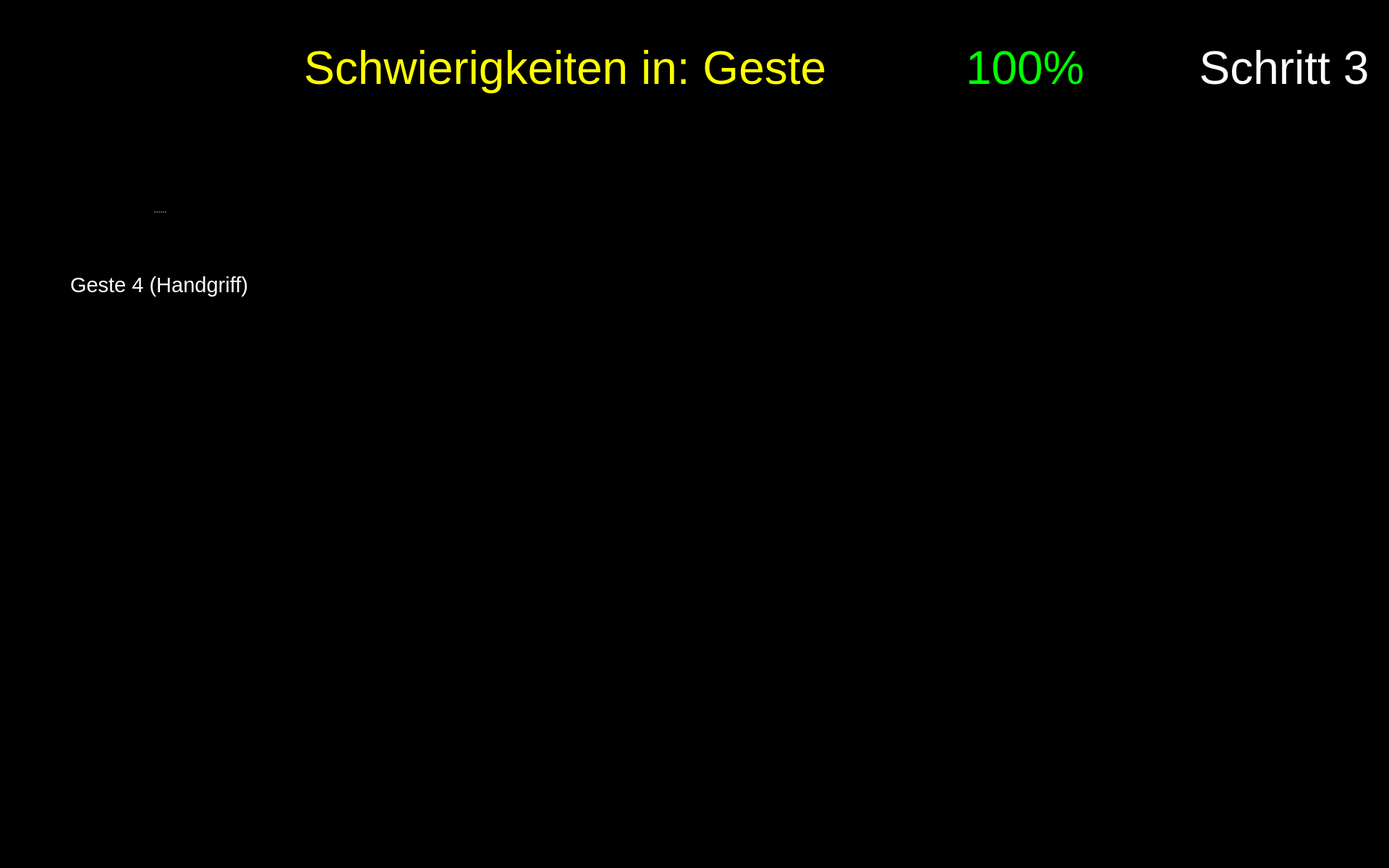
<?xml version="1.0" encoding="UTF-8"?>
<ui version="4.0">
 <class>Form</class>
 <widget class="QWidget" name="Form">
  <property name="geometry">
   <rect>
    <x>0</x>
    <y>0</y>
    <width>1920</width>
    <height>1200</height>
   </rect>
  </property>
  <property name="maximumSize">
   <size>
    <width>1920</width>
    <height>1200</height>
   </size>
  </property>
  <property name="windowTitle">
   <string>Form</string>
  </property>
  <property name="styleSheet">
   <string notr="true">background-color: rgb(0, 0, 0);</string>
  </property>
  <widget class="QPushButton" name="button_nav_left">
   <property name="enabled">
    <bool>true</bool>
   </property>
   <property name="geometry">
    <rect>
     <x>800</x>
     <y>560</y>
     <width>150</width>
     <height>150</height>
    </rect>
   </property>
   <property name="minimumSize">
    <size>
     <width>81</width>
     <height>81</height>
    </size>
   </property>
   <property name="maximumSize">
    <size>
     <width>150</width>
     <height>150</height>
    </size>
   </property>
   <property name="cursor">
    <cursorShape>OpenHandCursor</cursorShape>
   </property>
   <property name="focusPolicy">
    <enum>Qt::WheelFocus</enum>
   </property>
   <property name="contextMenuPolicy">
    <enum>Qt::DefaultContextMenu</enum>
   </property>
   <property name="layoutDirection">
    <enum>Qt::LeftToRight</enum>
   </property>
   <property name="autoFillBackground">
    <bool>false</bool>
   </property>
   <property name="styleSheet">
    <string notr="true"/>
   </property>
   <property name="icon">
    <iconset resource="resources/res.qrc">
     <normaloff>:/buttons/Button Left.svg</normaloff>:/buttons/Button Left.svg</iconset>
   </property>
   <property name="iconSize">
    <size>
     <width>144</width>
     <height>144</height>
    </size>
   </property>
   <property name="autoDefault">
    <bool>false</bool>
   </property>
   <property name="default">
    <bool>false</bool>
   </property>
   <property name="flat">
    <bool>true</bool>
   </property>
  </widget>
  <widget class="QPushButton" name="button_nav_right">
   <property name="enabled">
    <bool>true</bool>
   </property>
   <property name="geometry">
    <rect>
     <x>960</x>
     <y>560</y>
     <width>150</width>
     <height>150</height>
    </rect>
   </property>
   <property name="minimumSize">
    <size>
     <width>81</width>
     <height>81</height>
    </size>
   </property>
   <property name="maximumSize">
    <size>
     <width>150</width>
     <height>150</height>
    </size>
   </property>
   <property name="cursor">
    <cursorShape>OpenHandCursor</cursorShape>
   </property>
   <property name="focusPolicy">
    <enum>Qt::WheelFocus</enum>
   </property>
   <property name="contextMenuPolicy">
    <enum>Qt::DefaultContextMenu</enum>
   </property>
   <property name="layoutDirection">
    <enum>Qt::LeftToRight</enum>
   </property>
   <property name="autoFillBackground">
    <bool>false</bool>
   </property>
   <property name="styleSheet">
    <string notr="true"/>
   </property>
   <property name="icon">
    <iconset resource="resources/res.qrc">
     <normaloff>:/buttons/Button Right.svg</normaloff>:/buttons/Button Right.svg</iconset>
   </property>
   <property name="iconSize">
    <size>
     <width>144</width>
     <height>144</height>
    </size>
   </property>
   <property name="autoDefault">
    <bool>false</bool>
   </property>
   <property name="default">
    <bool>false</bool>
   </property>
   <property name="flat">
    <bool>true</bool>
   </property>
  </widget>
  <widget class="QWidget" name="widget_score" native="true">
   <property name="geometry">
    <rect>
     <x>1180</x>
     <y>20</y>
     <width>450</width>
     <height>150</height>
    </rect>
   </property>
   <widget class="QWidget" name="horizontalLayoutWidget_2">
    <property name="geometry">
     <rect>
      <x>-1</x>
      <y>-1</y>
      <width>451</width>
      <height>152</height>
     </rect>
    </property>
    <layout class="QHBoxLayout" name="horizontalLayout_2">
     <item>
      <widget class="QLabel" name="score_flag">
       <property name="enabled">
        <bool>true</bool>
       </property>
       <property name="sizePolicy">
        <sizepolicy hsizetype="Preferred" vsizetype="Preferred">
         <horstretch>0</horstretch>
         <verstretch>0</verstretch>
        </sizepolicy>
       </property>
       <property name="maximumSize">
        <size>
         <width>150</width>
         <height>150</height>
        </size>
       </property>
       <property name="text">
        <string/>
       </property>
       <property name="pixmap">
        <pixmap resource="resources/res.qrc">:/img/Score Flag.svg</pixmap>
       </property>
      </widget>
     </item>
     <item>
      <widget class="QLabel" name="label_text_score">
       <property name="font">
        <font>
         <pointsize>48</pointsize>
        </font>
       </property>
       <property name="styleSheet">
        <string notr="true">color: rgb(0, 255, 0);</string>
       </property>
       <property name="text">
        <string>&lt;html&gt;&lt;head/&gt;&lt;body&gt;&lt;p&gt;&lt;span style=&quot; color:#00ff00;&quot;&gt;100%&lt;/span&gt;&lt;/p&gt;&lt;/body&gt;&lt;/html&gt;</string>
       </property>
       <property name="alignment">
        <set>Qt::AlignLeading|Qt::AlignLeft|Qt::AlignVCenter</set>
       </property>
       <property name="wordWrap">
        <bool>true</bool>
       </property>
      </widget>
     </item>
    </layout>
   </widget>
  </widget>
  <widget class="QPushButton" name="button_exit">
   <property name="enabled">
    <bool>true</bool>
   </property>
   <property name="geometry">
    <rect>
     <x>1760</x>
     <y>1040</y>
     <width>150</width>
     <height>150</height>
    </rect>
   </property>
   <property name="minimumSize">
    <size>
     <width>81</width>
     <height>81</height>
    </size>
   </property>
   <property name="maximumSize">
    <size>
     <width>150</width>
     <height>150</height>
    </size>
   </property>
   <property name="cursor">
    <cursorShape>OpenHandCursor</cursorShape>
   </property>
   <property name="focusPolicy">
    <enum>Qt::WheelFocus</enum>
   </property>
   <property name="contextMenuPolicy">
    <enum>Qt::DefaultContextMenu</enum>
   </property>
   <property name="icon">
    <iconset resource="resources/res.qrc">
     <normaloff>:/buttons/Button Exit.svg</normaloff>:/buttons/Button Exit.svg</iconset>
   </property>
   <property name="iconSize">
    <size>
     <width>144</width>
     <height>144</height>
    </size>
   </property>
   <property name="autoDefault">
    <bool>false</bool>
   </property>
   <property name="default">
    <bool>false</bool>
   </property>
   <property name="flat">
    <bool>true</bool>
   </property>
  </widget>
  <widget class="QLabel" name="icon_reaction_1">
   <property name="enabled">
    <bool>true</bool>
   </property>
   <property name="geometry">
    <rect>
     <x>1400</x>
     <y>250</y>
     <width>200</width>
     <height>200</height>
    </rect>
   </property>
   <property name="sizePolicy">
    <sizepolicy hsizetype="Preferred" vsizetype="Preferred">
     <horstretch>0</horstretch>
     <verstretch>0</verstretch>
    </sizepolicy>
   </property>
   <property name="maximumSize">
    <size>
     <width>200</width>
     <height>200</height>
    </size>
   </property>
   <property name="text">
    <string/>
   </property>
   <property name="scaledContents">
    <bool>true</bool>
   </property>
  </widget>
  <widget class="QLabel" name="image_step">
   <property name="geometry">
    <rect>
     <x>1650</x>
     <y>170</y>
     <width>250</width>
     <height>250</height>
    </rect>
   </property>
   <property name="font">
    <font>
     <pointsize>48</pointsize>
    </font>
   </property>
   <property name="styleSheet">
    <string notr="true">color: rgb(255, 255, 255);</string>
   </property>
   <property name="text">
    <string/>
   </property>
   <property name="pixmap">
    <pixmap resource="resources/res.qrc">:/detected steps/Detected Step3 Button.png</pixmap>
   </property>
   <property name="alignment">
    <set>Qt::AlignCenter</set>
   </property>
   <property name="wordWrap">
    <bool>true</bool>
   </property>
  </widget>
  <widget class="QLabel" name="icon_expert_1">
   <property name="enabled">
    <bool>true</bool>
   </property>
   <property name="geometry">
    <rect>
     <x>490</x>
     <y>220</y>
     <width>100</width>
     <height>100</height>
    </rect>
   </property>
   <property name="sizePolicy">
    <sizepolicy hsizetype="Preferred" vsizetype="Preferred">
     <horstretch>0</horstretch>
     <verstretch>0</verstretch>
    </sizepolicy>
   </property>
   <property name="maximumSize">
    <size>
     <width>100</width>
     <height>100</height>
    </size>
   </property>
   <property name="text">
    <string/>
   </property>
   <property name="pixmap">
    <pixmap resource="resources/res.qrc">:/img/Icon Expert.png</pixmap>
   </property>
   <property name="scaledContents">
    <bool>true</bool>
   </property>
  </widget>
  <widget class="QLabel" name="label_plot_1">
   <property name="geometry">
    <rect>
     <x>490</x>
     <y>180</y>
     <width>850</width>
     <height>340</height>
    </rect>
   </property>
   <property name="maximumSize">
    <size>
     <width>1200</width>
     <height>480</height>
    </size>
   </property>
   <property name="font">
    <font>
     <pointsize>48</pointsize>
    </font>
   </property>
   <property name="styleSheet">
    <string notr="true">color: rgb(255, 255, 255);</string>
   </property>
   <property name="text">
    <string/>
   </property>
   <property name="scaledContents">
    <bool>true</bool>
   </property>
  </widget>
  <widget class="QLabel" name="icon_newbie_1">
   <property name="enabled">
    <bool>true</bool>
   </property>
   <property name="geometry">
    <rect>
     <x>490</x>
     <y>380</y>
     <width>100</width>
     <height>100</height>
    </rect>
   </property>
   <property name="sizePolicy">
    <sizepolicy hsizetype="Preferred" vsizetype="Preferred">
     <horstretch>0</horstretch>
     <verstretch>0</verstretch>
    </sizepolicy>
   </property>
   <property name="maximumSize">
    <size>
     <width>100</width>
     <height>100</height>
    </size>
   </property>
   <property name="text">
    <string/>
   </property>
   <property name="pixmap">
    <pixmap resource="resources/res.qrc">:/img/Icon User.png</pixmap>
   </property>
   <property name="scaledContents">
    <bool>true</bool>
   </property>
  </widget>
  <widget class="QLabel" name="label_trouble">
   <property name="geometry">
    <rect>
     <x>260</x>
     <y>20</y>
     <width>900</width>
     <height>150</height>
    </rect>
   </property>
   <property name="font">
    <font>
     <family>Arial</family>
     <pointsize>48</pointsize>
     <weight>9</weight>
     <italic>false</italic>
     <bold>false</bold>
    </font>
   </property>
   <property name="styleSheet">
    <string notr="true">font: 75 48pt &quot;Arial&quot;;
color: rgb(255, 255, 0);</string>
   </property>
   <property name="text">
    <string>Schwierigkeiten in: Geste </string>
   </property>
   <property name="textFormat">
    <enum>Qt::RichText</enum>
   </property>
   <property name="alignment">
    <set>Qt::AlignRight|Qt::AlignTrailing|Qt::AlignVCenter</set>
   </property>
   <property name="wordWrap">
    <bool>true</bool>
   </property>
  </widget>
  <widget class="QLabel" name="label_text_step">
   <property name="geometry">
    <rect>
     <x>1650</x>
     <y>20</y>
     <width>250</width>
     <height>150</height>
    </rect>
   </property>
   <property name="font">
    <font>
     <family>Arial</family>
     <pointsize>48</pointsize>
     <weight>9</weight>
     <italic>false</italic>
     <bold>false</bold>
    </font>
   </property>
   <property name="styleSheet">
    <string notr="true">font: 75 48pt &quot;Arial&quot;;
color: rgb(255, 255, 255);</string>
   </property>
   <property name="text">
    <string>Schritt 3</string>
   </property>
   <property name="textFormat">
    <enum>Qt::RichText</enum>
   </property>
   <property name="alignment">
    <set>Qt::AlignCenter</set>
   </property>
   <property name="wordWrap">
    <bool>true</bool>
   </property>
  </widget>
  <widget class="QSplitter" name="splitter_5">
   <property name="geometry">
    <rect>
     <x>60</x>
     <y>210</y>
     <width>320</width>
     <height>282</height>
    </rect>
   </property>
   <property name="orientation">
    <enum>Qt::Vertical</enum>
   </property>
   <widget class="QLabel" name="image_required_4">
    <property name="maximumSize">
     <size>
      <width>320</width>
      <height>240</height>
     </size>
    </property>
    <property name="text">
     <string/>
    </property>
    <property name="pixmap">
     <pixmap resource="resources/res.qrc">:/img/left_step3_gesture4.png</pixmap>
    </property>
    <property name="scaledContents">
     <bool>true</bool>
    </property>
   </widget>
   <widget class="QLabel" name="text_required_4">
    <property name="font">
     <font>
      <family>Arial</family>
      <pointsize>22</pointsize>
      <weight>9</weight>
      <italic>false</italic>
      <bold>false</bold>
     </font>
    </property>
    <property name="styleSheet">
     <string notr="true">font: 75 22pt &quot;Arial&quot;;
color: rgb(255, 255, 255);</string>
    </property>
    <property name="text">
     <string>Geste 4 (Handgriff)</string>
    </property>
    <property name="textFormat">
     <enum>Qt::PlainText</enum>
    </property>
    <property name="alignment">
     <set>Qt::AlignCenter</set>
    </property>
    <property name="wordWrap">
     <bool>true</bool>
    </property>
   </widget>
  </widget>
  <zorder>label_plot_1</zorder>
  <zorder>button_nav_left</zorder>
  <zorder>button_nav_right</zorder>
  <zorder>widget_score</zorder>
  <zorder>button_exit</zorder>
  <zorder>icon_reaction_1</zorder>
  <zorder>image_step</zorder>
  <zorder>icon_expert_1</zorder>
  <zorder>icon_newbie_1</zorder>
  <zorder>label_trouble</zorder>
  <zorder>label_text_step</zorder>
  <zorder>splitter_5</zorder>
 </widget>
 <resources>
  <include location="resources/res.qrc"/>
 </resources>
 <connections/>
</ui>
